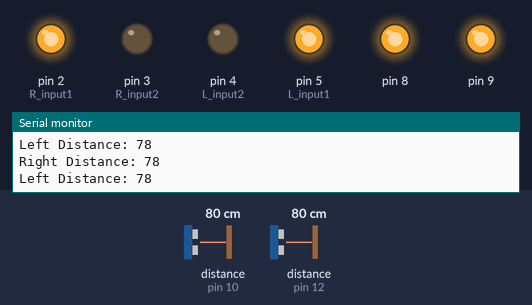
Bench run of a sketch on a simulated Arduino Uno, built with avr-gcc and run on an emulated ATmega328P. Shown: output pins drawn as LEDs (lit = HIGH), the last lines printed to the serial monitor. Wiring (inferred from the names in the program): 2 × ultrasonic range finder: trigger pin 11, echo pin 10 / trigger pin 13, echo pin 12. The inputs (shaded band) are chosen by the test bench; at power-on: distance to the obstacle (sensors on pin 10, pin 12) 80 cm. The echo pulse lasts 58.3 µs per cm; pins used as bus, display or sensor lines are not drawn.

Above: at 1.2 s.
1.3 s: distance to the obstacle (sensor on pin 10) set to 2 cm
At 2.5 s:
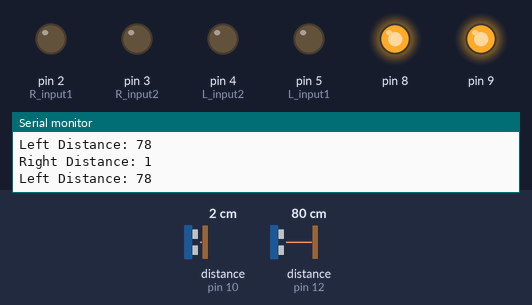
2.8 s: distance to the obstacle (sensor on pin 10) set to 9 cm
5.8 s: distance to the obstacle (sensor on pin 10) set to 12 cm
At 6.3 s:
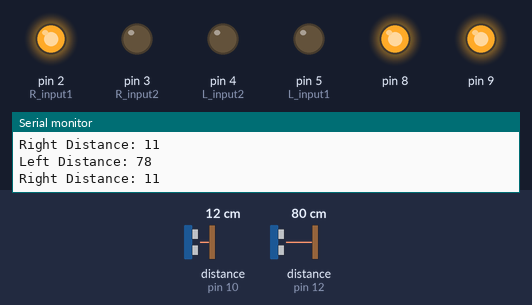
7.3 s: distance to the obstacle (sensor on pin 10) set to 120 cm
At 8.5 s:
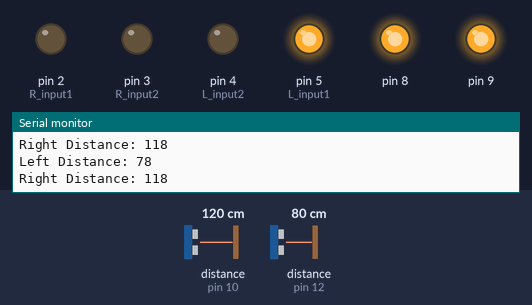
8.8 s: distance to the obstacle (sensor on pin 12) set to 12 cm
10.3 s: distance to the obstacle (sensor on pin 12) set to 9 cm
At 10.8 s:
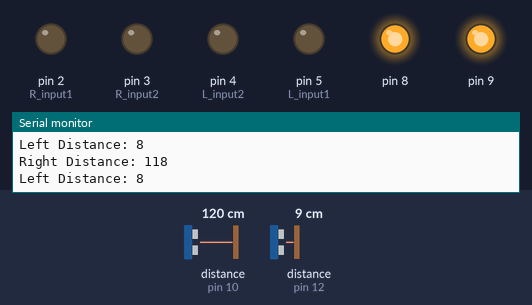
Timing chart, 0 to 13.3 s (numbered marks = the images above; inputs shaded):
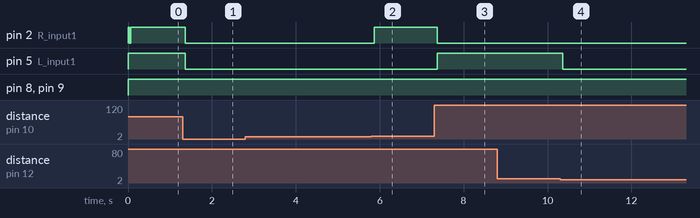

The sketch:

open_loop_circuit.ino
```cpp
// Define the pins for the motor inputs
const int L_input1 = 5; // Left motor input 1
const int L_input2 = 4; // Left motor input 2
const int R_input1 = 2; // Right motor input 1
const int R_input2 = 3; // Right motor input 2

// Define the pins for the ultrasonic sensors
const int trig_r = 11; // Right ultrasonic sensor trigger pin
const int echo_r = 10; // Right ultrasonic sensor echo pin
const int trig_l = 13; // Left ultrasonic sensor trigger pin
const int echo_l = 12; // Left ultrasonic sensor echo pin

const int setpoint = 10; // in cm

// Function to stop the robot
void Stop() {
  // Set all motor inputs to LOW to stop the motors
  digitalWrite(L_input1, LOW);
  digitalWrite(L_input2, LOW);
  digitalWrite(R_input1, LOW);
  digitalWrite(R_input2, LOW);
}

// Function to move the robot forward
void Forward() {
  // Set the left and right motor inputs to move forward
  digitalWrite(L_input1, HIGH);
  digitalWrite(L_input2, LOW);
  digitalWrite(R_input1, HIGH);
  digitalWrite(R_input2, LOW);
}

// Function to turn the robot left
void Left() {
  // Set the left motor to move forward and the right motor to stop
  digitalWrite(L_input1, HIGH);
  digitalWrite(L_input2, LOW);
  digitalWrite(R_input1, LOW);
  digitalWrite(R_input2, LOW);
}

// Function to turn the robot right
void Right() {
// Set the right motor to move forward and the left motor to stop
  digitalWrite(L_input1, LOW);
  digitalWrite(L_input2, LOW);
  digitalWrite(R_input1, HIGH);
  digitalWrite(R_input2, LOW);
}

void setup() {
  // Set the motor pins as outputs
  pinMode(L_input1, OUTPUT);
  pinMode(L_input2, OUTPUT);
  pinMode(R_input1, OUTPUT);
  pinMode(R_input2, OUTPUT);
  pinMode(8,OUTPUT);
  pinMode(9,OUTPUT);

  // Set the ultrasonic sensor pins as inputs and outputs
  pinMode(trig_r, OUTPUT);
  pinMode(echo_r, INPUT);
  pinMode(trig_l, OUTPUT);
  pinMode(echo_l, INPUT);

  // Initialize serial communication at 9600 baud
  Serial.begin(9600);
}

void loop() {
  // Read the distances from the left and right ultrasonic sensors
  analogWrite(8,255);
  analogWrite(9,255);
  digitalWrite(trig_l, LOW);
  delayMicroseconds(2);
  digitalWrite(trig_l, HIGH);
  delayMicroseconds(10);
  digitalWrite(trig_l, LOW);

  long duration = pulseIn(echo_l, HIGH);
  int distance_l = duration * 0.034 / 2;

  digitalWrite(trig_r, LOW);
  delayMicroseconds(2);
  digitalWrite(trig_r, HIGH);
  delayMicroseconds(10);
  digitalWrite(trig_r, LOW);

  duration = pulseIn(echo_r, HIGH);
  int distance_r = duration * 0.034 / 2;

  // Print the distances to the serial monitor for debugging
  Serial.print("Left Distance: ");
  Serial.println(distance_l);
  Serial.print("Right Distance: ");
  Serial.println(distance_r);

  // Navigation logic based on sensor readings
  if (distance_l < setpoint || distance_r < setpoint) {
    // If an obstacle is detected on either side, stop the robot
    Stop();
  } else if (distance_l > distance_r) {
    // If the left side has more clearance, turn right
    Right();
  } else if (distance_r > distance_l) {
    // If the right side has more clearance, turn left
    Left();
  } else {
    // If both sides have equal clearance, move forward
    Forward();
  }
}
```

Measured:
- the behaviour switches between 10 and 11 cm on distance to the obstacle (sensor on pin 10) (found by bisection; images 1 and 2)
- the behaviour switches between 11 and 10 cm on distance to the obstacle (sensor on pin 12) (found by bisection; images 3 and 4)
- after the input at 1.3 s, pin 2 (R_input1), pin 5 (L_input1): HIGH → LOW after 0.06 s
- after the input at 5.8 s, pin 2 (R_input1): LOW → HIGH after 0.07 s
- after the input at 7.3 s, pin 2 (R_input1): HIGH → LOW after 0.07 s; pin 5 (L_input1): LOW → HIGH after 0.07 s
- after the input at 10.3 s, pin 5 (L_input1): HIGH → LOW after 0.06 s
